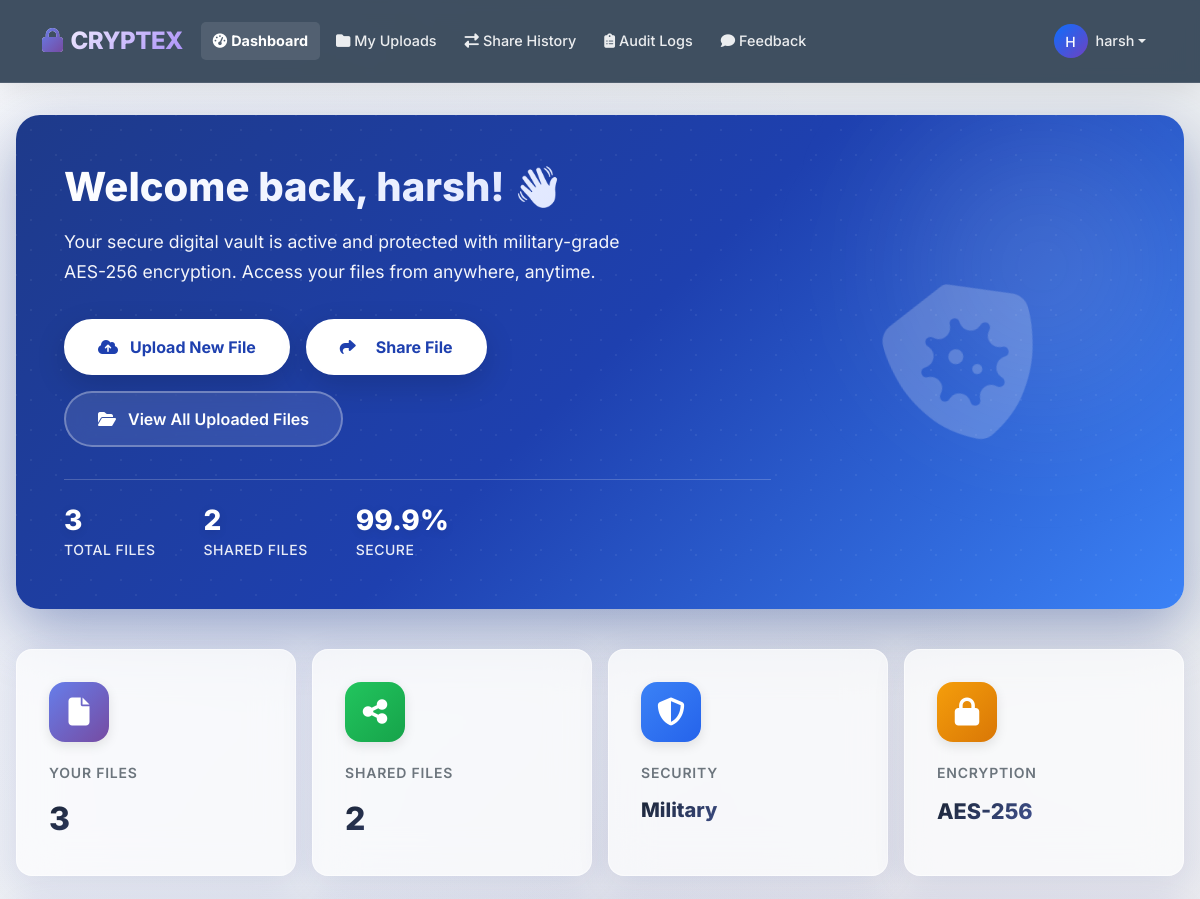
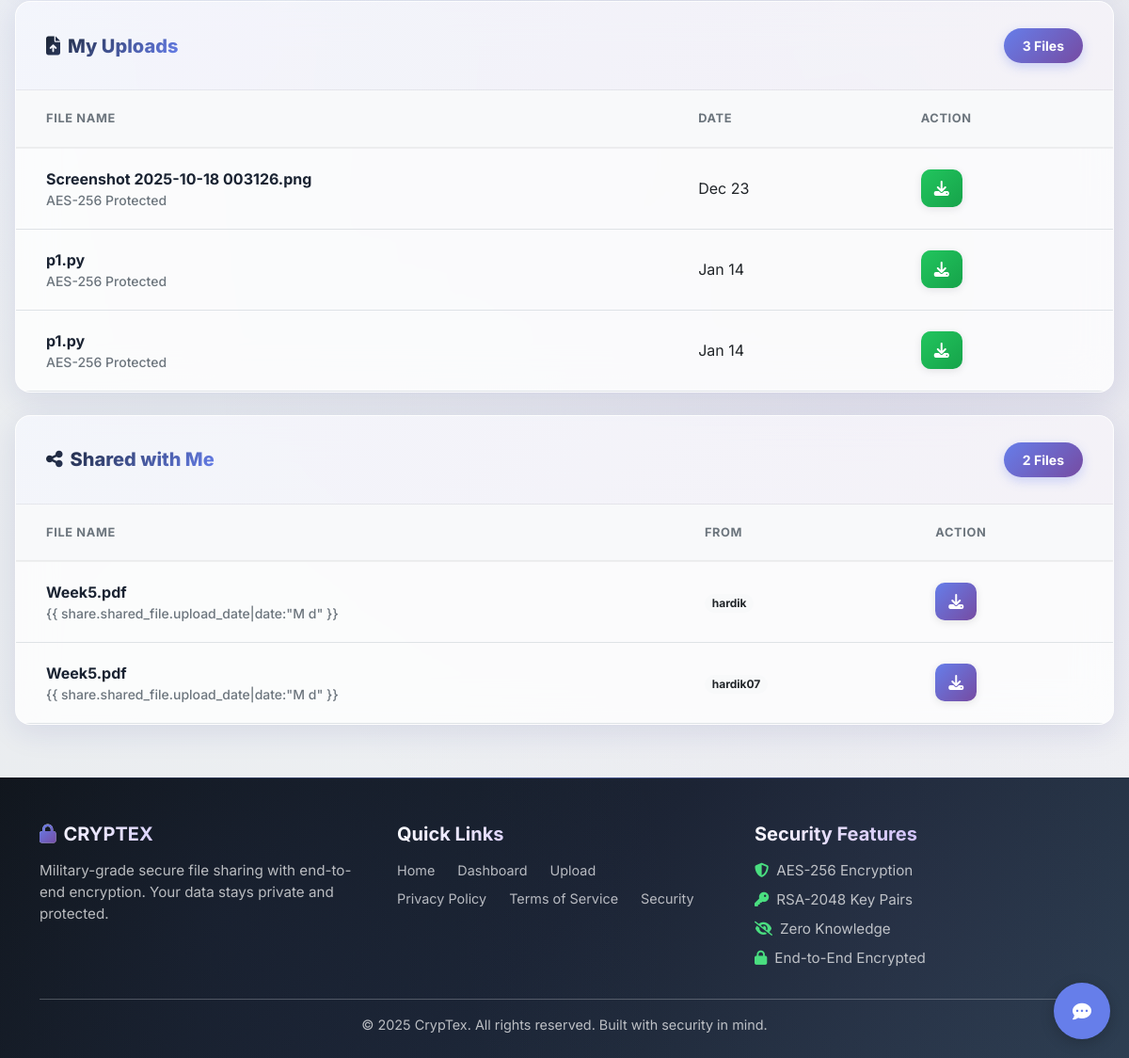
Before: /dashboard/ (signed in) with the older database file (2 pictures, top to bottom).
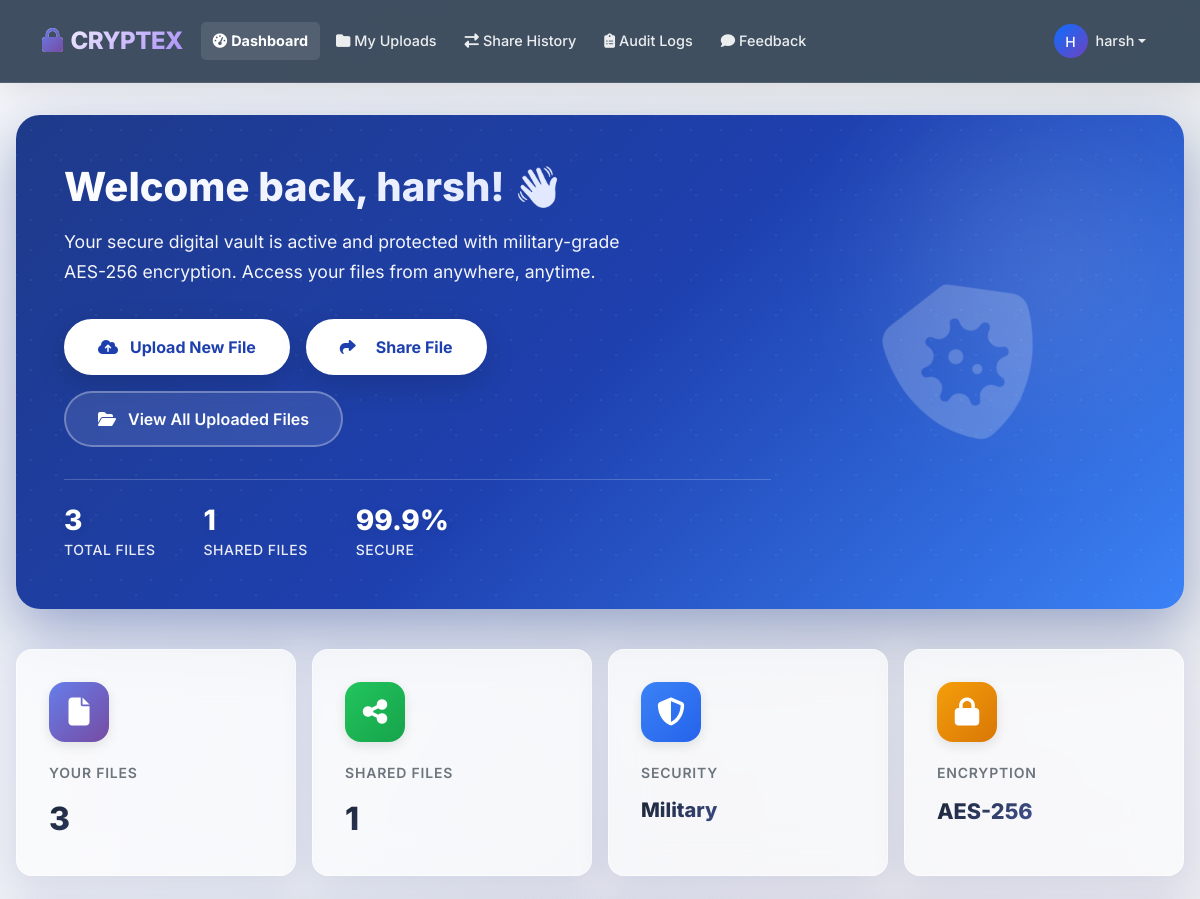
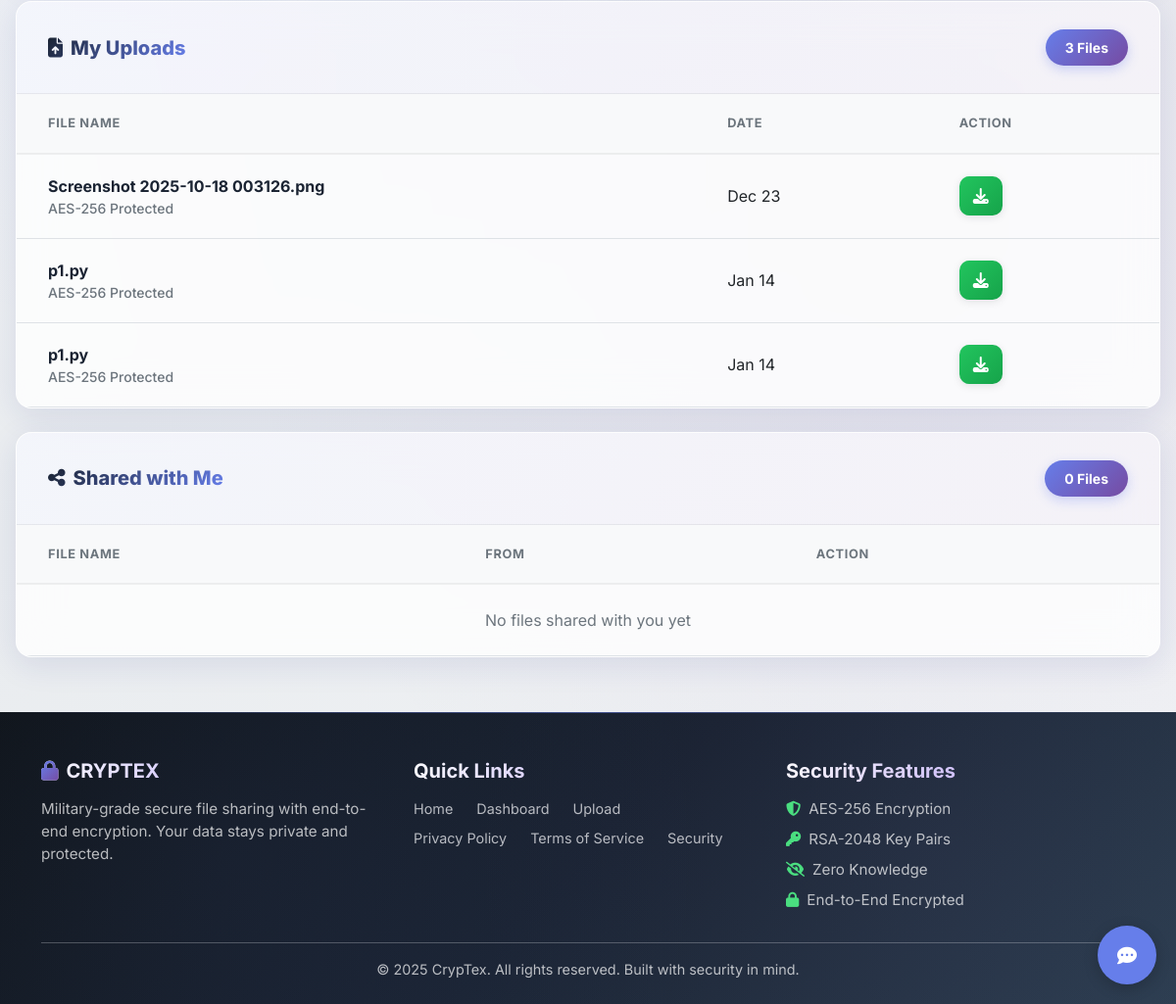
After: the same page with the newer database file (2 pictures, top to bottom).
### file_sharing/models.py (models this page shows, shortened)
class SharedFile(models.Model):
    owner = models.ForeignKey(User, on_delete=models.CASCADE)
    original_filename = models.CharField(max_length=255)
    encrypted_filename = models.CharField(max_length=255)
    encryption_key = models.BinaryField()  # Will be encrypted with user's public key
    upload_date = models.DateTimeField(default=timezone.now)
    expiration_date = models.DateTimeField(null=True, blank=True)
    download_count = models.IntegerField(default=0)

class FileShare(models.Model):
    shared_file = models.ForeignKey(SharedFile, on_delete=models.CASCADE)
    shared_with = models.ForeignKey(User, on_delete=models.CASCADE)
    shared_date = models.DateTimeField(default=timezone.now)
    can_download = models.BooleanField(default=True)
    can_share = models.BooleanField(default=False)
    expiration_date = models.DateTimeField(null=True, blank=True)
    encrypted_key = models.BinaryField(null=True, blank=True)  # Make it nullable first
    class Meta:
        unique_together = ('shared_file', 'shared_with')

### file_sharing/views.py (the view)
# urls.py: path('dashboard/', views.dashboard, name='dashboard'),
@login_required
def dashboard(request):
    user_files = SharedFile.objects.filter(owner=request.user)
    shares = FileShare.objects.filter(
        shared_file__owner=request.user
    ).select_related('shared_with', 'shared_file')
    shared_users = {}
    for share in shares:
        user = share.shared_with
        if user not in shared_users:
            shared_users[user] = []
        shared_users[user].append(share)
    received_files = FileShare.objects.filter(
        shared_with=request.user
    ).select_related('shared_file', 'shared_file__owner')
    context = {
        'user_files': user_files,
        'shared_users': shared_users,
        'received_files': received_files,
        'total_shares_count': shares.count(),
    }
    return render(request, 'file_sharing/dashboard.html', context)

### file_sharing/templates/file_sharing/dashboard.html (shortened to what the changed rows need)
{% extends 'file_sharing/base.html' %}
{% block content %}
<link rel="stylesheet" href="https://cdnjs.cloudflare.com/ajax/libs/font-awesome/6.4.0/css/all.min.css">
<div class="dashboard-page">
    <div class="container-fluid">
        <div class="row">
            <div class="col-12">
                <div class="dashboard-hero">
                    <div class="hero-content row align-items-center">
                        <div class="col-lg-8">
                            <h1 class="hero-title">Welcome back, {{ user.username }}! 👋</h1>
                            <div class="hero-stats">
                                <div class="hero-stat-item">
                                    <h4>{{ total_shares_count }}</h4>
                                    <span>Shared Files</span>
                                </div>
                            </div>
                        </div>
                    </div>
                </div>
                <div class="row g-3 mb-4">
                    <div class="col-xl-3 col-md-6">
                        <div class="stat-card success">
                            <div class="stat-icon success">
                                <i class="fas fa-share-alt"></i>
                            </div>
                            <div class="stat-label">Shared Files</div>
                            <div class="stat-value">{{ total_shares_count }}</div>
                        </div>
                    </div>
                </div>
                <div class="row g-4 mb-4">
                    <div class="col-12">
                        <div class="files-card">
                            <div class="table-responsive">
                                <table class="table files-table">
                                    <thead>
                                        <tr>
                                            <th>File Name</th>
                                            <th>Date</th>
                                            <th>Action</th>
                                        </tr>
                                    </thead>
                                    <tbody>
                                        {% for file in user_files|slice:":5" %}
                                        <tr>
                                            <td>
                                                <div class="file-name text-truncate" style="max-width: 400px;">
                                                    {{ file.original_filename }}
                                                </div>
                                                <div class="file-encrypted">AES-256 Protected</div>
                                            </td>
                                            <td>{{ file.upload_date|date:"M d" }}</td>
                                            <td>
                                                <a href="{% url 'file_sharing:download' file.id %}"
                                                    class="btn-action success">
                                                    <i class="fas fa-download"></i>
                                                </a>
                                            </td>
                                        </tr>
                                        {% empty %}
                                        <tr>
                                            <td colspan="3" class="text-center py-4 text-muted">No files uploaded yet
                                            </td>
                                        </tr>
                                        {% endfor %}
                                    </tbody>
                                </table>
                            </div>
                        </div>
                    </div>
                    <div class="col-12">
                        <div class="files-card">
                            <div class="files-header">
                                <h5><i class="fas fa-share-alt me-2 text-info"></i>Shared with Me</h5>
                                <span class="badge-count">{{ received_files.count }} Files</span>
                            </div>
                            <div class="table-responsive">
                                <table class="table files-table">
                                    <thead>
                                        <tr>
                                            <th>File Name</th>
                                            <th>From</th>
                                            <th>Action</th>
                                        </tr>
                                    </thead>
                                    <tbody>
                                        {% for share in received_files|slice:":5" %}
                                        <tr>
                                            <td>
                                                <div class="file-name text-truncate" style="max-width: 400px;">
                                                    {{ share.shared_file.original_filename }}
                                                </div>
                                                <div class="file-encrypted">{{ share.shared_file.upload_date|date:"M d"
                                                    }}</div>
                                            </td>
                                            <td>
                                                <span class="badge bg-light text-dark rounded-pill">
                                                    {{ share.shared_file.owner.username }}
                                                </span>
                                            </td>
                                            <td>
                                                <a href="{% url 'file_sharing:download' share.shared_file.id %}"
                                                    class="btn-action primary">
                                                    <i class="fas fa-download"></i>
                                                </a>
                                            </td>
                                        </tr>
                                        {% empty %}
                                        <tr>
                                            <td colspan="3" class="text-center py-4 text-muted">No files shared with you
                                                yet</td>
                                        </tr>
                                        {% endfor %}
                                    </tbody>
                                </table>
                            </div>
                        </div>
                    </div>
                </div>
            </div>
        </div>
    </div>
</div>
{% endblock %}

Changed rows visible on the page:
removed FileShare: shared_file.original_filename "Week5.pdf", shared_file.owner.username "hardik"
removed FileShare: shared_file.original_filename "Week5.pdf", shared_file.owner.username "hardik07"
Other visible differences:
{{ total_shares_count }}: "2" → "1"
{{ received_files.count }}: "2" → "0"
text now shown: "No files shared with you yet"
